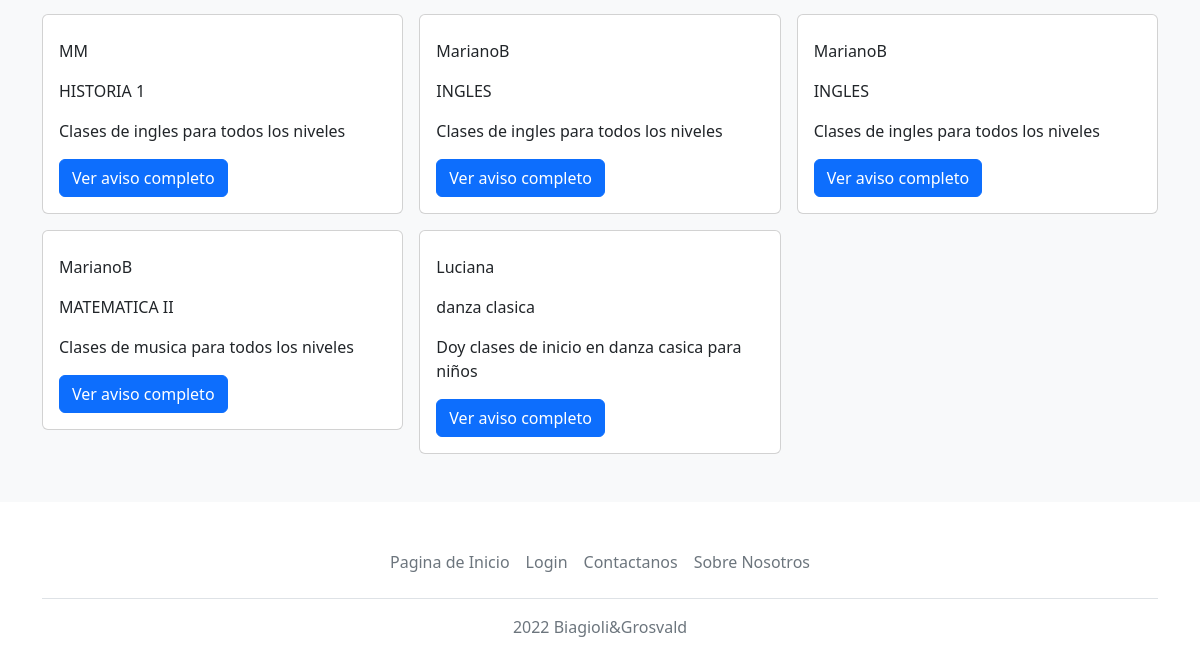
/ (lower part), run on an earlier commit of the app's database.
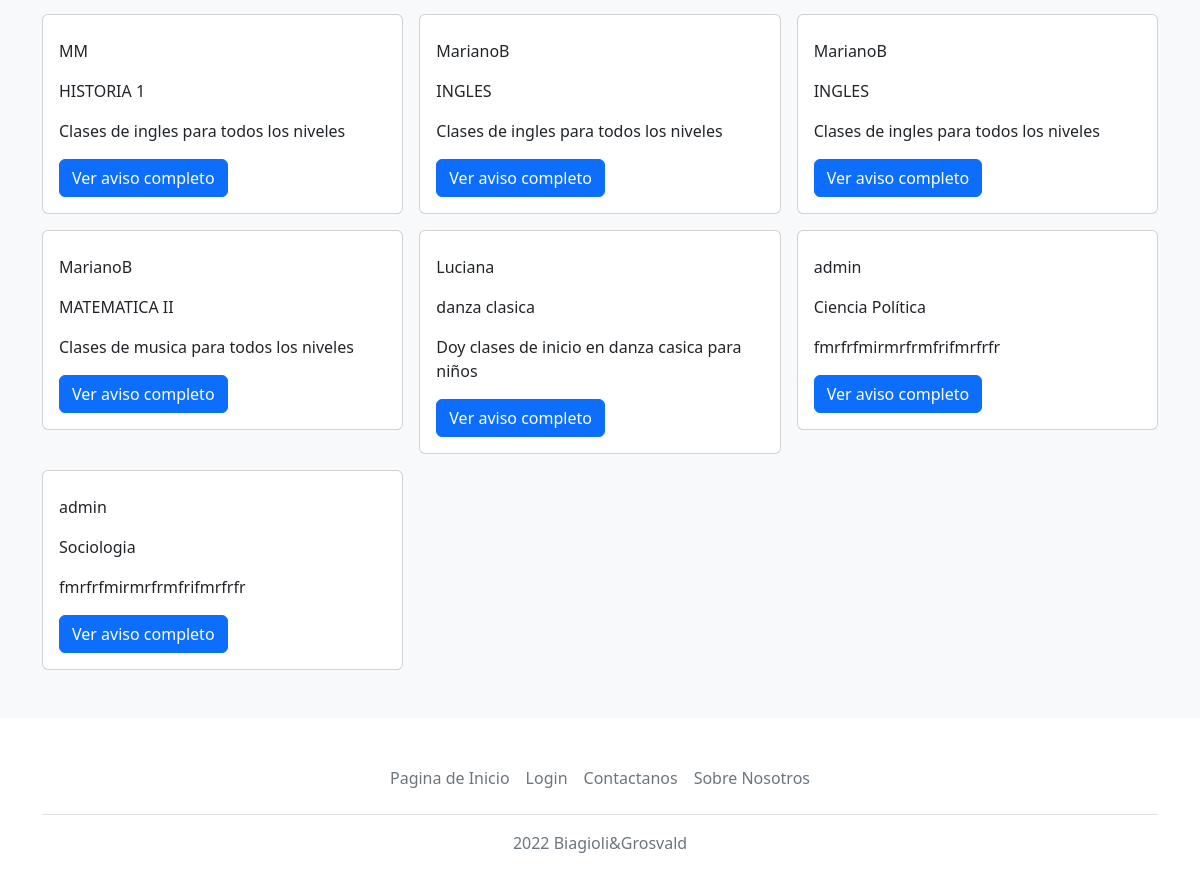
And on a later commit of the database.
### App/models.py (models this page shows, shortened)
class Anuncio(models.Model):
    titulo = models.CharField(max_length=100)
    materia = models.CharField(max_length=180)
    autor = models.ForeignKey(
    User,
    models.SET_NULL,
    blank=True,
    null=True,
    )
    imagen = models.ImageField(upload_to="App\static", null=True, blank=True) #sacamos cuando podamos meter imagen usuario
    descripcion_clase = RichTextField()
    date_created = models.DateTimeField(default=timezone.now)
    date_updated = models.DateTimeField(default=timezone.now)

### App/views.py (the view)
# urls.py: path('', MainPageView, name="index"),
def MainPageView(request):
    queryset = request.GET.get("buscar")
    print(queryset)
    anuncios = Anuncio.objects.all()
    if queryset:
        anuncios = Anuncio.objects.filter(
            Q(materia__icontains = queryset) |
            Q(descripcion_clase__icontains = queryset)
        ).distinct()
    return render(request, "index.html", {'anuncios': anuncios})

### App/templates/App/index.html (shortened to what this page needs)
{% extends "App/base.html" %}
{% block main %}
 <br>
 <br>
 {% load static %}
 <div class="album py-5 bg-light">
  <div class="container">
    <div class="row row-cols-1 row-cols-sm-2 row-cols-md-3 g-3">
    {% for anuncio in anuncios %}
     <div class="col-md-4">
      <div class="card mb-6">
              <div class="card-body">
                  <p class="card-text">{{ anuncio.autor }}</p>
                  <p class="card-text">{{ anuncio.materia }}</p>
                  <p class="card-text">{{ anuncio.descripcion_clase}}</p>
                  <a href="{% url 'anuncio-detalle' anuncio.id %}"
                     class="btn btn-primary">
                        Ver aviso completo
                   </a>
              </div>
          </div>
     </div>
    {% endfor %}
    </div>
  </div>
</div>
{% endblock %}

What changed in the data, as far as the page shows it:
added Anuncio: autor "admin", materia "Ciencia Política", descripcion_clase "fmrfrfmirmrfrmfrifmrfrfr"
added Anuncio: autor "admin", materia "Sociologia", descripcion_clase "fmrfrfmirmrfrmfrifmrfrfr"
